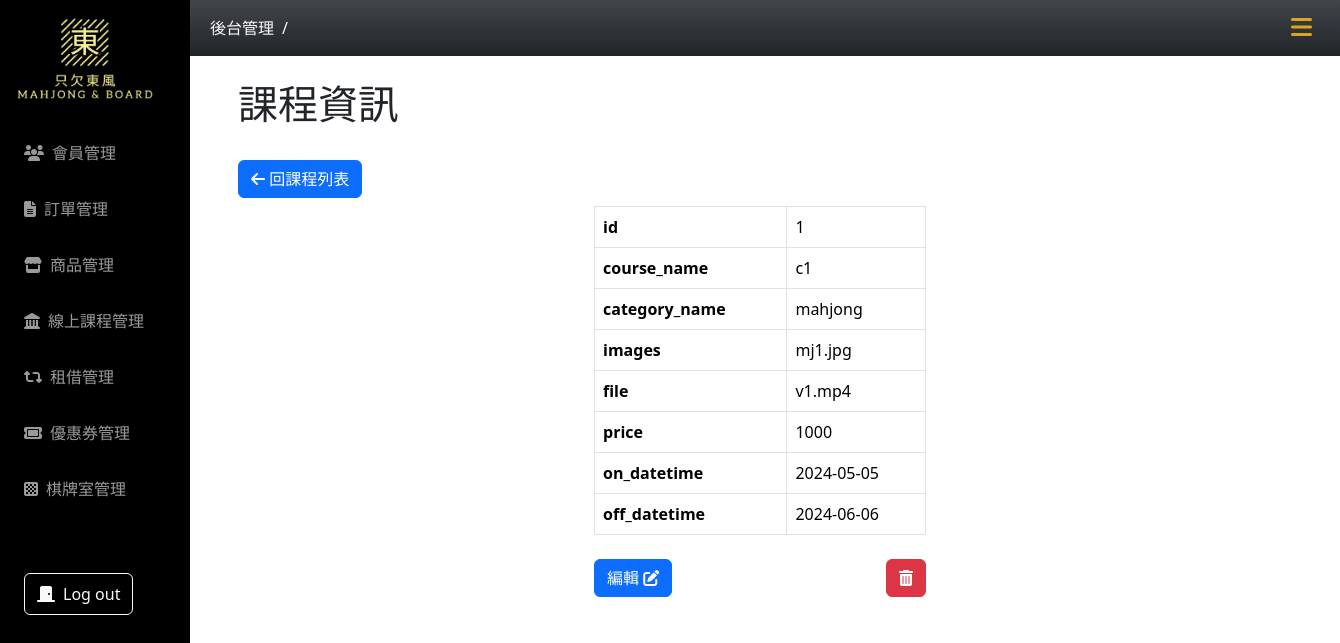
The page /mjphp/course-detail.php on the database as committed earlier.
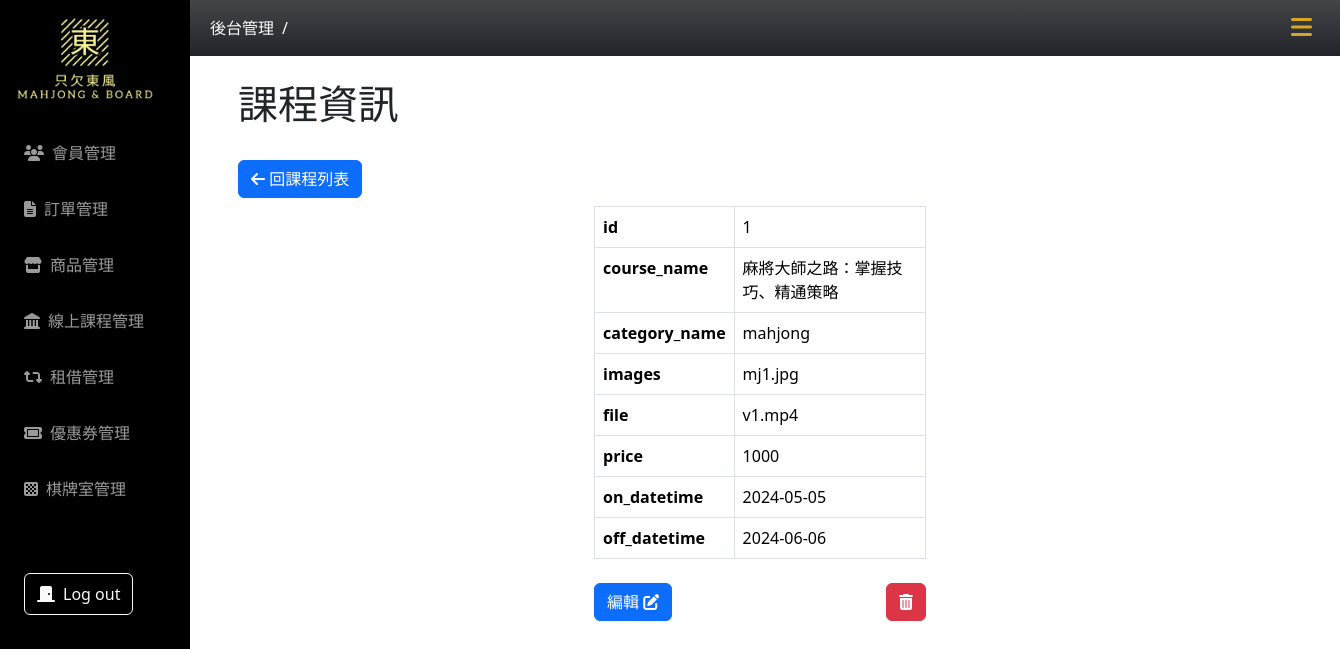
The same page on the database as committed later.
### tables this page shows
CREATE TABLE `course` (
  `id` int(5) UNSIGNED NOT NULL,
  `course_name` varchar(50) NOT NULL,
  `course_category_id` int(3) NOT NULL,
  `content` varchar(1000) NOT NULL,
  `price` int(6) UNSIGNED NOT NULL,
  `images` varchar(50) NOT NULL,
  `file` varchar(255) NOT NULL,
  `created_at` datetime NOT NULL,
  `updated_at` datetime NOT NULL,
  `on_datetime` date NOT NULL,
  `off_datetime` date NOT NULL,
  `valid` tinyint(4) NOT NULL DEFAULT 1
);

CREATE TABLE `course_category` (
  `id` int(11) NOT NULL,
  `name` varchar(50) NOT NULL
);

### mjphp/course-detail.php (the view, shortened to what this page needs)
<?php
if (!isset($_GET["id"])) {
    $id = 1;
} else {
    $id = $_GET["id"];
}
require_once("../db_connect_mahjong.php");
$sql = "SELECT * FROM course WHERE id = $id AND valid=1";
$result = $conn->query($sql);
$row = $result->fetch_assoc();
if ($result->num_rows > 0) {
    $courseExit = true;
} else {
    $courseExit = false;
    $title = "課程不存在";
}
$sqlCategory = "SELECT course.*, course_category.name AS category_name
        FROM course
        JOIN course_category ON course.course_category_id = course_category.id
        WHERE course.id = $id AND course.valid=1";
$resultCategory = $conn->query($sqlCategory);
$rowsCategory = $resultCategory->fetch_all(MYSQLI_ASSOC);
?>
<!doctype html>
<html lang="en">
<head>
    <?php include("../css-mahjong.php"); ?>
</head>
<body>
    <?php include("../nav.php"); ?>
    <div class="container main-content px-5">
        <h1 class="my-4">課程資訊</h1>
        <div class="py-2">
            <a class="btn btn-primary" href="course-list.php"><i class="fa-solid fa-arrow-left"></i> 回課程列表</a>
        </div>
        <div class="row justify-content-center">
            <div class="col-lg-4">
                <?php if ($courseExit) : ?>
                    <table class="table table-bordered">
                        <tr>
                            <th>id</th>
                            <td><?= $row["id"] ?></td>
                        </tr>
                        <tr>
                            <th>course_name</th>
                            <td><?= $row["course_name"] ?></td>
                        </tr>
                        <tr>
                            <th>category_name</th>
                            <td><?= $rowsCategory[0]["category_name"] ?></td>
                        </tr>
                        <tr>
                            <th>images</th>
                            <td><?= $row["images"] ?></td>
                        </tr>
                        <tr>
                            <th>file</th>
                            <td><?= $row["file"] ?></td>
                        </tr>
                        <tr>
                            <th>price</th>
                            <td><?= $row["price"] ?></td>
                        </tr>
                        <tr>
                            <th>on_datetime</th>
                            <td><?= $row["on_datetime"] ?></td>
                        </tr>
                        <tr>
                            <th>off_datetime</th>
                            <td><?= $row["off_datetime"] ?></td>
                        </tr>
                    </table>
                    <div class="py-2 d-flex justify-content-between">
                        <a class="btn btn-primary" href="course-edit.php?id=<?= $row["id"] ?>" title="編輯課程">編輯 <i class="fa-solid fa-pen-to-square"></i></a>
                        <button class="btn btn-danger" title="刪除課程" data-bs-toggle="modal" data-bs-target="#deleteModal"><i class="fa-solid fa-trash-can"></i></button>
                    </div>
                <?php else : ?>
                    <h1>課程不存在</h1>
                <?php endif; ?>
            </div>
        </div>
    </div>
</body>
</html>

Rows that differ between the two databases and show on the page:
changed course "mj1.jpg": course_name "c1" → "麻將大師之路：掌握技巧、精通策略"
